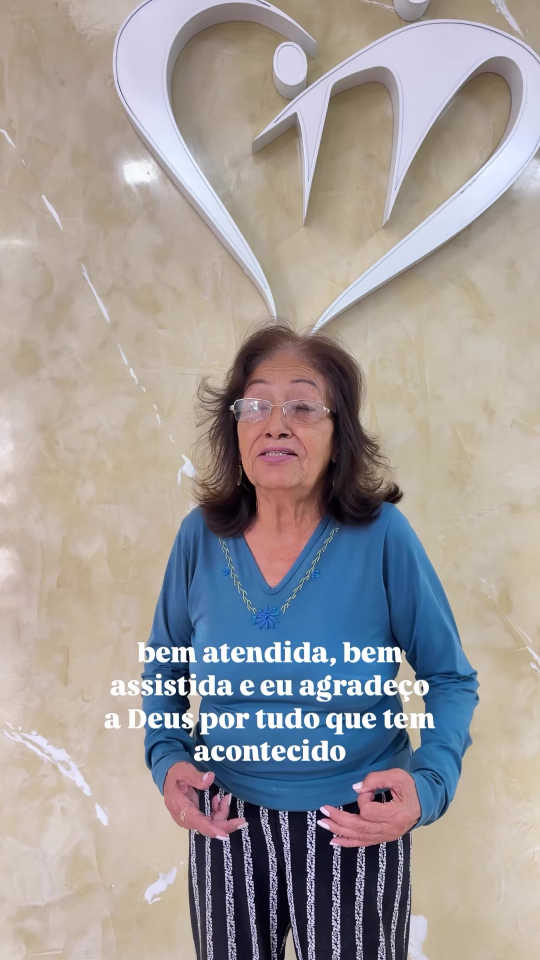
#> input picture clientes/medicmais-sobradinho/trabalho/storyboard/img/ana-20.jpg, 1080 x 1920 px, given as the content of the folder ./../medicmais-sobradinho/trabalho/storyboard/img/ana-20.jpg, which was not available (shown at 1/2 size)
$ python folha.py ../../../../medicmais-sobradinho/trabalho/storyboard/img/ana-20.jpg ../../../../medicmais-sobradinho/trabalho/storyboard/img/familia-10.jpg 5
#> lines starting #> are read from the running program, lines starting #| are printed output that depends on the picture
import sys, glob
from PIL import Image, ImageDraw
pasta, saida = sys.argv[1], sys.argv[2]
cols = int(sys.argv[3]) if len(sys.argv) > 3 else 4
w, h = 405, 720
fs = sorted(glob.glob(pasta + '/*.jpg'))
rows = (len(fs) + cols - 1) // cols
sheet = Image.new('RGB', (cols * w, rows * h), 'white')
#> sheet: PIL image 2025x720 RGB; every value is 255
for i, p in enumerate(fs):
    im = Image.open(p).convert('RGB').resize((w, h), Image.LANCZOS)
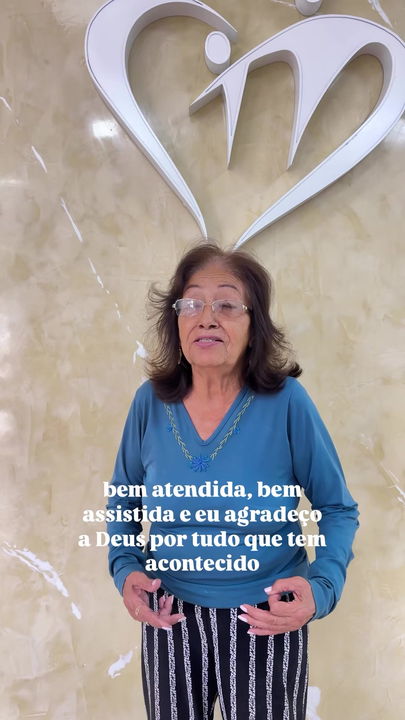
#> im: PIL image 405x720 RGB; mean R, G, B 160.5, 154.6, 153.6
    d = ImageDraw.Draw(im); d.rectangle([0, 0, 120, 30], fill='black'); d.text((6, 8), p.split('/')[-1].replace('.jpg', ''), fill='white')
    sheet.paste(im, ((i % cols) * w, (i // cols) * h))
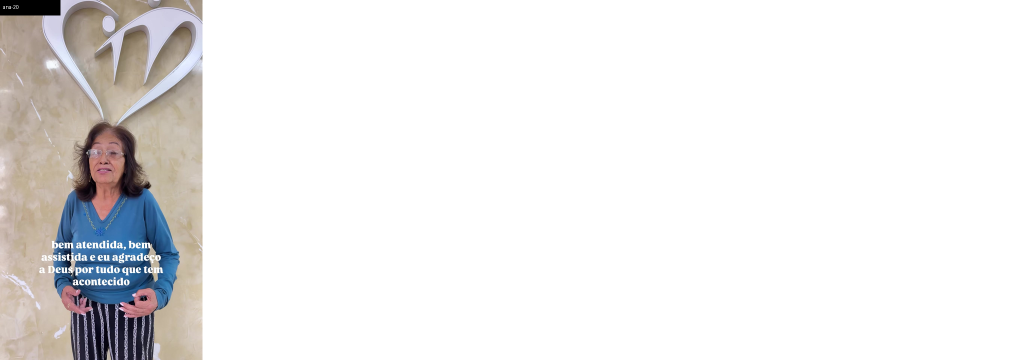
#> sheet: PIL image 2025x720 RGB (shown at 1/2 size); mean R, G, B 235.6, 234.5, 234.3
sheet.save(saida, quality=88)
print(sheet.size)
#| (2025, 720)

$ run again, on clientes/medicmais-sobradinho/trabalho/storyboard/img/familia-10.jpg
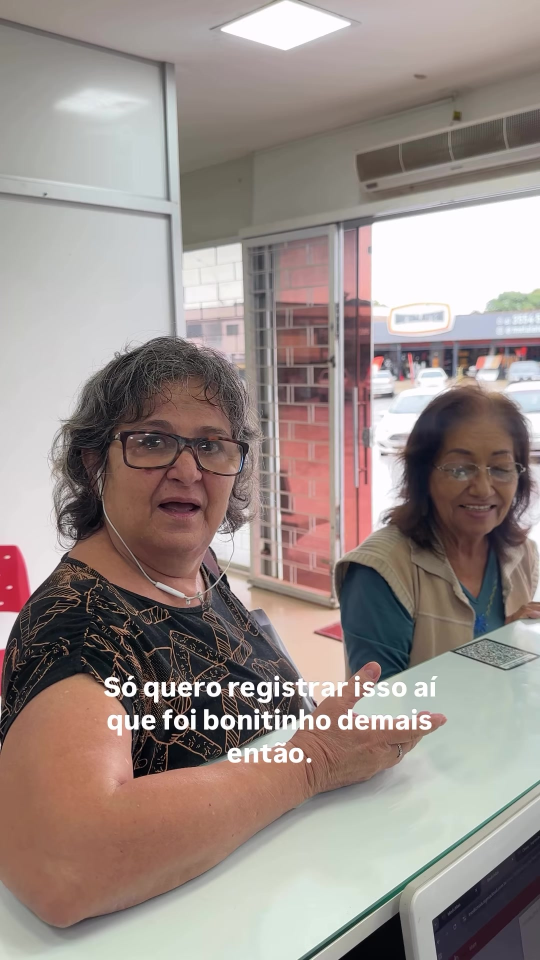
#> input picture clientes/medicmais-sobradinho/trabalho/storyboard/img/familia-10.jpg, 1080 x 1920 px, given as the content of the folder /medicmais-sobradinho/trabalho/storyboard/img/familia-10.jpg, which was not available (shown at 1/2 size)
#> `im = Image.open(p).convert('RGB').resize((w, h), Image.LANCZOS)`:
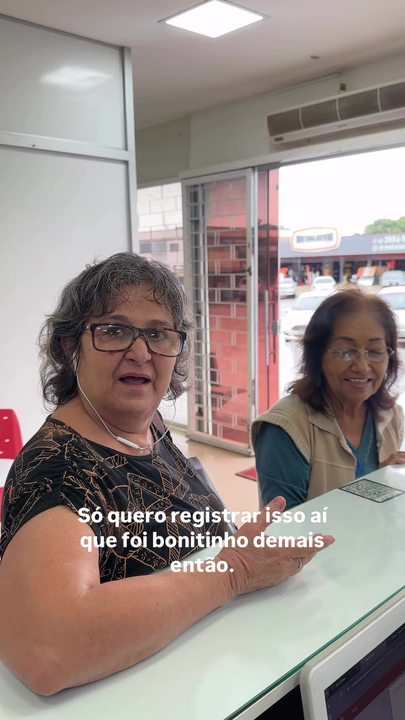
#> im: PIL image 405x720 RGB; mean R, G, B 153.5, 141.1, 136.7
#> `sheet.paste(im, ((i % cols) * w, (i // cols) * h))`:
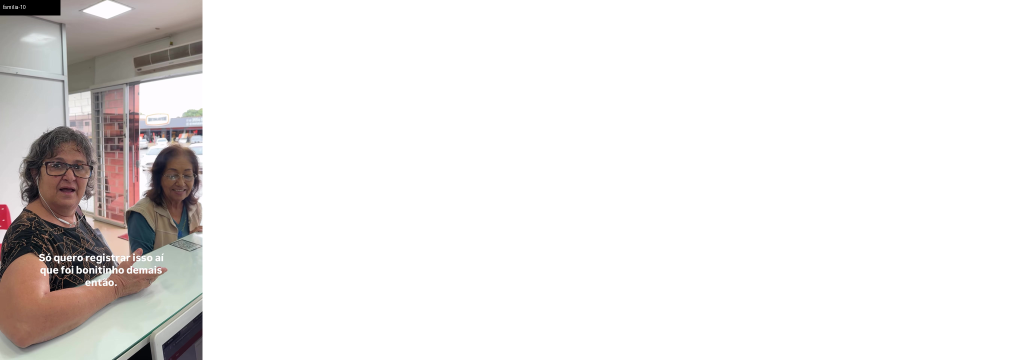
#> sheet: PIL image 2025x720 RGB (shown at 1/2 size); mean R, G, B 234.3, 231.9, 231
#| (2025, 720)

$ run again, on clientes/medicmais-sobradinho/trabalho/storyboard/img/familia-2.jpg
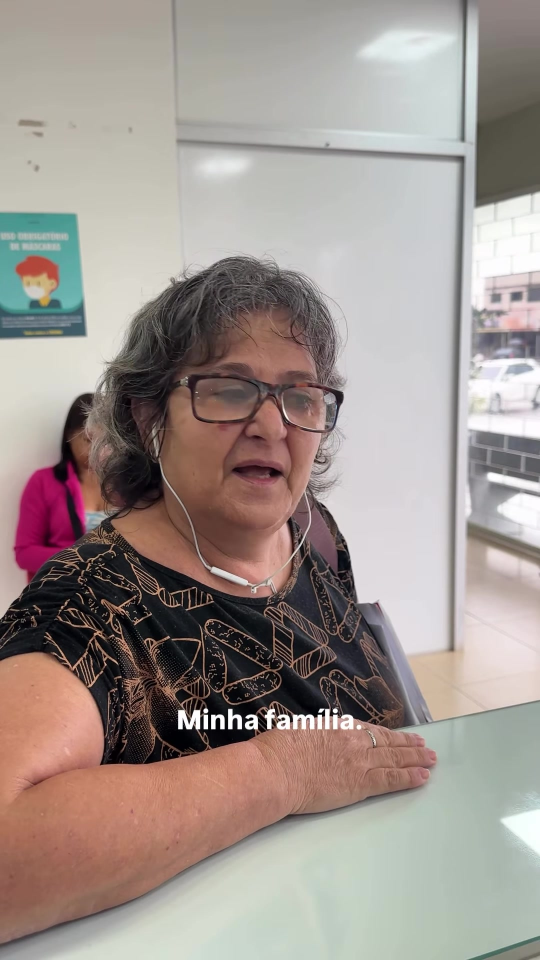
#> input picture clientes/medicmais-sobradinho/trabalho/storyboard/img/familia-2.jpg, 1080 x 1920 px, given as the content of the folder ./medicmais-sobradinho/trabalho/storyboard/img/familia-2.jpg, which was not available (shown at 1/2 size)
#> `im = Image.open(p).convert('RGB').resize((w, h), Image.LANCZOS)`:
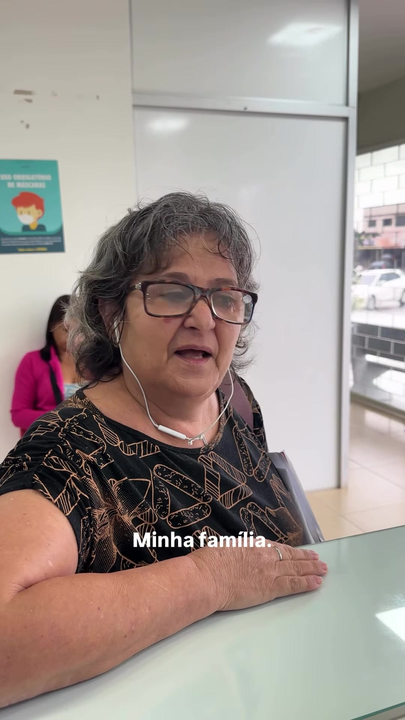
#> im: PIL image 405x720 RGB; mean R, G, B 159.4, 148.2, 142.9
#> `sheet.paste(im, ((i % cols) * w, (i // cols) * h))`:
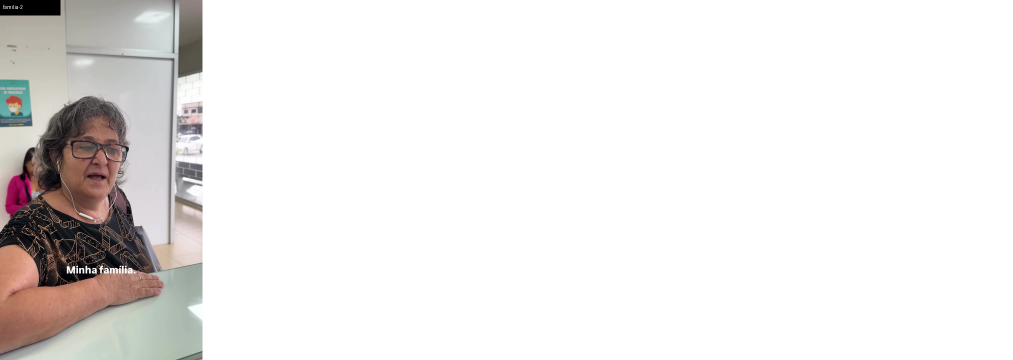
#> sheet: PIL image 2025x720 RGB (shown at 1/2 size); mean R, G, B 235.5, 233.2, 232.2
#| (2025, 720)
